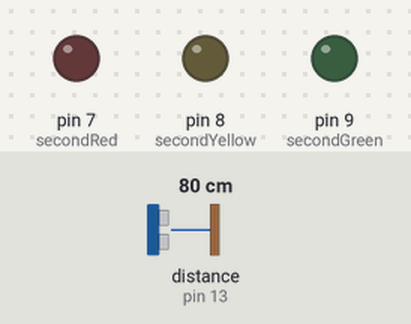
Bench run of a sketch on a simulated Arduino Uno, built with avr-gcc and run on an emulated ATmega328P. Shown: output pins drawn as LEDs (lit = HIGH). Wiring (inferred from the names in the program): ultrasonic range finder: trigger pin 12; echo pin 13. Inputs (shaded band) come from the test bench; at power-on: distance to the obstacle (sensor on pin 13) 80 cm. The echo pulse lasts 58.3 µs per cm; pins used as bus, display or sensor lines are not drawn; what the sketch prints to the serial monitor is not drawn.

Above: at 1.0 s.
At 20.0 s:
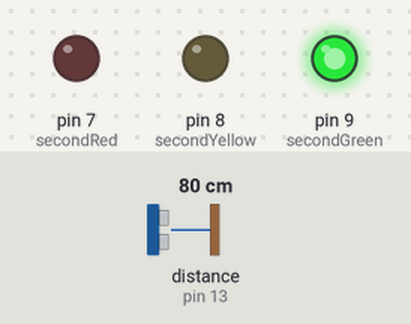
At 36.5 s:
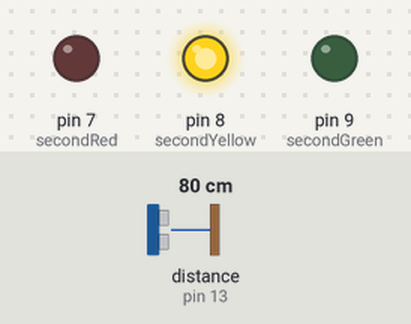
At 50.5 s:
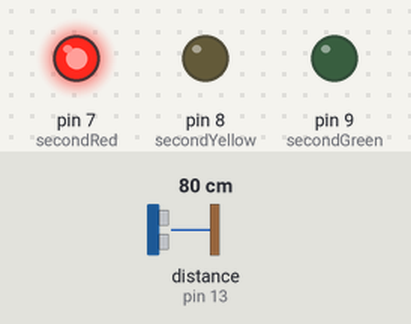
Timing chart, 0 to 75.4 s (numbered marks = the images above):
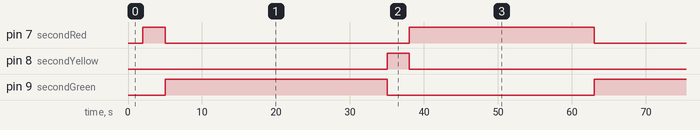

The sketch:

index.ino
```cpp
#include <Ultrasonic.h>

const int trigger = 12;
const int echo = 13;

const int firstRed = 3;
const int firstYellow = 5;
const int firstGreen = 6;
const int secondRed = 7;
const int secondYellow = 8;
const int secondGreen = 9;

int duration = 0;
int distance = 0;

void setup()
{
  pinMode(trigger , OUTPUT);
  pinMode(echo , INPUT);

  pinMode(firstRed , OUTPUT);
  pinMode(firstYellow , OUTPUT);
  pinMode(firstGreen , OUTPUT);
  pinMode(secondRed , OUTPUT);
  pinMode(secondYellow , OUTPUT);
  pinMode(secondGreen , OUTPUT);

  Serial.begin(9600);

}

void loop()
{
  digitalWrite(trigger, LOW);
  delayMicroseconds(5);
  digitalWrite(trigger, HIGH);
  delayMicroseconds(10);
  digitalWrite(trigger, LOW);


  duration = pulseIn(echo , HIGH);
  distance = (duration/2) / 29.1 ;
  // dividing by two because it goes to ways (sensor-object-sensor) and after dividing it again
  // by 29.1μs/cm (1/340.3 m/s [speed of sound] = 0.00291 seconds per meter or 29.1μs/cm)
  Serial.println(distance);


  if ( distance >= 5)
  {
    delay(2000);
    digitalWrite(firstRed, LOW);
    digitalWrite(firstYellow, HIGH);
    digitalWrite(firstGreen, LOW);
    digitalWrite(secondRed, HIGH);
    digitalWrite(secondYellow, LOW);
    digitalWrite(secondGreen, LOW);

    delay(3000);
    digitalWrite(firstRed, HIGH);
    digitalWrite(firstYellow, LOW);
    digitalWrite(firstGreen, LOW);
    digitalWrite(secondRed, LOW);
    digitalWrite(secondYellow, LOW);
    digitalWrite(secondGreen, HIGH);

    delay(30000);
    digitalWrite(firstRed, HIGH);
    digitalWrite(firstYellow, LOW);
    digitalWrite(firstGreen, LOW);
    digitalWrite(secondRed, LOW);
    digitalWrite(secondYellow, HIGH);
    digitalWrite(secondGreen, LOW);

    delay(3000);
    digitalWrite(firstRed, LOW);
    digitalWrite(firstYellow, LOW);
    digitalWrite(firstGreen, HIGH);
    digitalWrite(secondRed, HIGH);
    digitalWrite(secondYellow, LOW);
    digitalWrite(secondGreen, LOW);

    delay(20000);
  }
  else
  {
    digitalWrite(firstRed, LOW);
    digitalWrite(firstYellow, LOW);
    digitalWrite(firstGreen, HIGH);
    digitalWrite(secondRed, HIGH);
    digitalWrite(secondYellow, LOW);
    digitalWrite(secondGreen, LOW);
  }
}
```

Measured:
- by itself, pin 7 (secondRed): repeats every 58.0 s: LOW 33.0 s, HIGH 25.0 s
- by itself, pin 8 (secondYellow): alternates HIGH for 3.0 s and LOW for 55.0 s
- by itself, pin 9 (secondGreen): alternates HIGH for 30.0 s and LOW for 28.0 s
